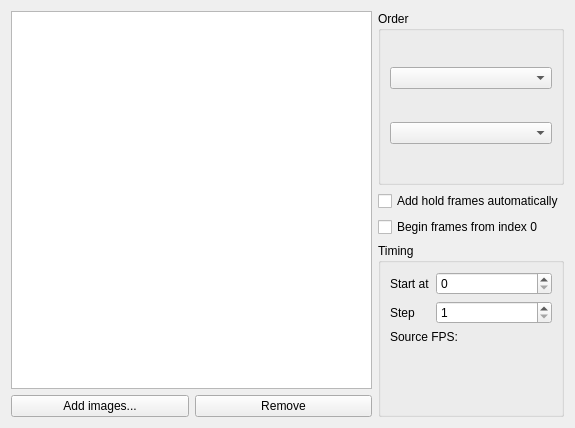
<?xml version="1.0" encoding="UTF-8"?>
<ui version="4.0">
 <author>
    SPDX-FileCopyrightText: none
    SPDX-License-Identifier: GPL-3.0-or-later
  </author>
 <class>WdgImportImageSequence</class>
 <widget class="QWidget" name="WdgImportImageSequence">
  <property name="geometry">
   <rect>
    <x>0</x>
    <y>0</y>
    <width>575</width>
    <height>428</height>
   </rect>
  </property>
  <property name="windowTitle">
   <string>Dialog</string>
  </property>
  <layout class="QVBoxLayout" name="verticalLayout_4">
   <item>
    <layout class="QHBoxLayout" name="horizontalLayout_2">
     <item>
      <layout class="QVBoxLayout" name="verticalLayout_2">
       <item>
        <widget class="QListWidget" name="lstFiles">
         <property name="sortingEnabled">
          <bool>true</bool>
         </property>
        </widget>
       </item>
       <item>
        <layout class="QHBoxLayout" name="horizontalLayout">
         <item>
          <widget class="QPushButton" name="btnAddImages">
           <property name="text">
            <string>Add images...</string>
           </property>
          </widget>
         </item>
         <item>
          <widget class="QPushButton" name="btnRemove">
           <property name="text">
            <string>Remove</string>
           </property>
          </widget>
         </item>
        </layout>
       </item>
      </layout>
     </item>
     <item>
      <layout class="QVBoxLayout" name="verticalLayout_3">
       <item>
        <widget class="QGroupBox" name="groupBox">
         <property name="title">
          <string>Order</string>
         </property>
         <layout class="QVBoxLayout" name="verticalLayout">
          <item>
           <widget class="QComboBox" name="cmbOrder"/>
          </item>
          <item>
           <widget class="QComboBox" name="cmbSortMode"/>
          </item>
         </layout>
        </widget>
       </item>
       <item>
        <widget class="QCheckBox" name="autoAddHoldframesBox">
         <property name="toolTip">
          <string>&lt;html&gt;&lt;head/&gt;&lt;body&gt;&lt;p&gt;Adds the imported frames in their respective slots as per the sequence numbers in the file name&lt;/p&gt;&lt;/body&gt;&lt;/html&gt;</string>
         </property>
         <property name="text">
          <string>Add hold frames automatically</string>
         </property>
        </widget>
       </item>
       <item>
        <widget class="QCheckBox" name="beginFromZeroIndexBox">
         <property name="toolTip">
          <string>&lt;html&gt;&lt;head/&gt;&lt;body&gt;&lt;p&gt;The first imported frame will be placed in #0 instead of #1&lt;/p&gt;&lt;/body&gt;&lt;/html&gt;</string>
         </property>
         <property name="text">
          <string>Begin frames from index 0</string>
         </property>
        </widget>
       </item>
       <item>
        <widget class="QGroupBox" name="groupBox_2">
         <property name="title">
          <string>Timing</string>
         </property>
         <layout class="QFormLayout" name="formLayout">
          <item row="1" column="0">
           <widget class="QLabel" name="label">
            <property name="text">
             <string>Start at</string>
            </property>
           </widget>
          </item>
          <item row="1" column="1">
           <widget class="KisIntParseSpinBox" name="spinFirstFrame">
            <property name="toolTip">
             <string>The frame number for the first image</string>
            </property>
            <property name="maximum">
             <number>9999</number>
            </property>
           </widget>
          </item>
          <item row="2" column="0">
           <widget class="QLabel" name="label_2">
            <property name="text">
             <string>Step</string>
            </property>
           </widget>
          </item>
          <item row="2" column="1">
           <widget class="KisIntParseSpinBox" name="spinStep">
            <property name="toolTip">
             <string>Number of frames between images</string>
            </property>
            <property name="minimum">
             <number>1</number>
            </property>
            <property name="maximum">
             <number>999</number>
            </property>
           </widget>
          </item>
          <item row="3" column="0" colspan="2">
           <widget class="QLabel" name="lblFramerate">
            <property name="text">
             <string>Source FPS:</string>
            </property>
           </widget>
          </item>
         </layout>
        </widget>
       </item>
      </layout>
     </item>
    </layout>
   </item>
  </layout>
 </widget>
 <customwidgets>
  <customwidget>
   <class>KisIntParseSpinBox</class>
   <extends>QSpinBox</extends>
   <header>kis_int_parse_spin_box.h</header>
  </customwidget>
 </customwidgets>
 <resources/>
 <connections/>
</ui>
